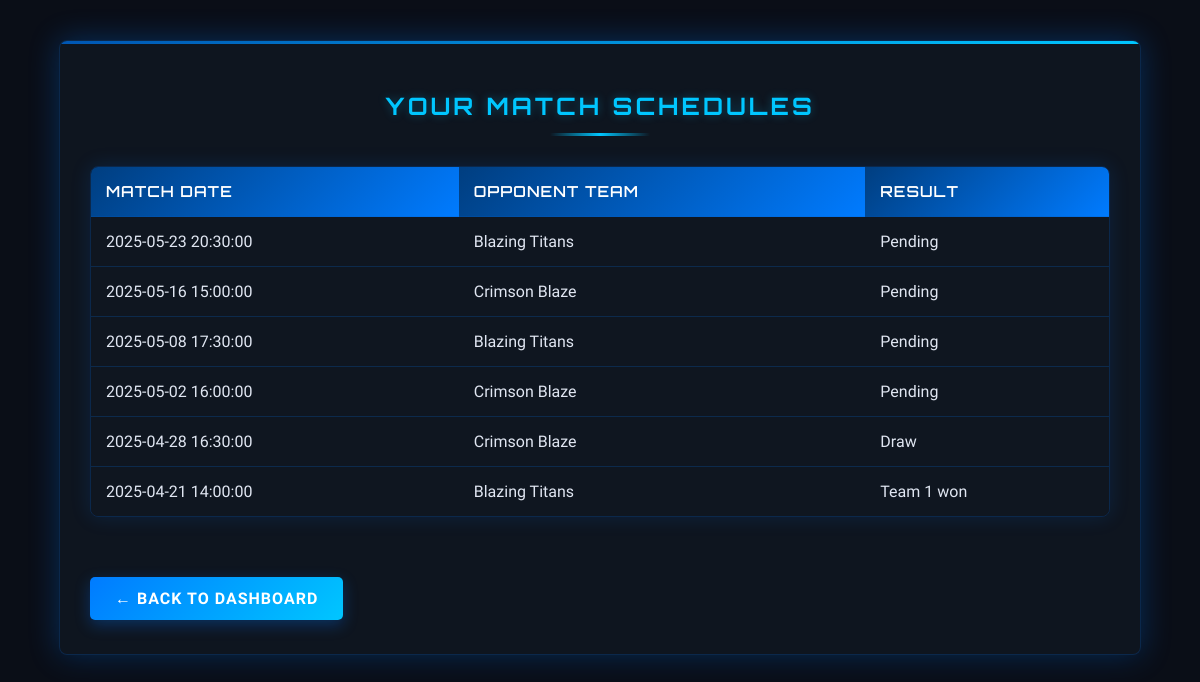
Screenshot of /esports-management/player/match_schedules.php (signed in) with the database file from the repository.
### tables this page shows
CREATE TABLE `gamematch` (
  `match_id` int(11) NOT NULL,
  `tournament_id` int(11) DEFAULT NULL,
  `team1_id` int(11) DEFAULT NULL,
  `team2_id` int(11) DEFAULT NULL,
  `match_date` datetime DEFAULT NULL,
  `result` varchar(50) DEFAULT NULL
);

CREATE TABLE `team` (
  `team_id` int(11) NOT NULL,
  `name` varchar(100) NOT NULL,
  `logo` varchar(255) DEFAULT NULL,
  `manager_id` int(11) DEFAULT NULL,
  `creation_date` date DEFAULT NULL
);

### esports-management/player/match_schedules.php (the view, shortened to what this page needs)
<?php
include '../db.php';
$user_id = $_SESSION['user_id'];
$sql = "
    SELECT p.team_id, t.name AS team_name
    FROM Player p
    JOIN Team t ON p.team_id = t.team_id
    WHERE p.user_id = ?
";
$stmt = $conn->prepare($sql);
$stmt->bind_param("i", $user_id);
$stmt->execute();
$result = $stmt->get_result();
$player_team = $result->fetch_assoc();
$matchSql = "
    SELECT gm.match_id, gm.match_date, t1.name AS team1, t2.name AS team2, gm.result
    FROM GameMatch gm
    JOIN Team t1 ON gm.team1_id = t1.team_id
    JOIN Team t2 ON gm.team2_id = t2.team_id
    WHERE gm.team1_id = ? OR gm.team2_id = ?
    ORDER BY gm.match_date DESC
";
$stmtMatch = $conn->prepare($matchSql);
$stmtMatch->bind_param("ii", $player_team['team_id'], $player_team['team_id']);
$stmtMatch->execute();
$matchResult = $stmtMatch->get_result();
?>
<!DOCTYPE html>
<html>
<head>
    <link rel="stylesheet" href="../css_player/match_schedules.css">
</head>
<body>
<div class="match-schedules-container">
    <h2>Your Match Schedules</h2>
    <?php if ($matchResult->num_rows > 0): ?>
        <table class="match-table">
            <thead>
                <tr>
                    <th>Match Date</th>
                    <th>Opponent Team</th>
                    <th>Result</th>
                </tr>
            </thead>
            <tbody>
                <?php while ($match = $matchResult->fetch_assoc()): ?>
                    <tr>
                        <td><?= htmlspecialchars($match['match_date']) ?></td>
                        <td>
                            <?php
                                if ($match['team1'] == $player_team['team_name']) {
                                    echo htmlspecialchars($match['team2']);
                                } else {
                                    echo htmlspecialchars($match['team1']);
                                }
                            ?>
                        </td>
                        <td><?= htmlspecialchars($match['result'] ?? 'N/A') ?></td>
                    </tr>
                <?php endwhile; ?>
            </tbody>
        </table>
    <?php else: ?>
        <p>No matches found for your team.</p>
    <?php endif; ?>
    <a href="../player_dashboard.php" class="button">← Back to Dashboard</a>
</div>
</body>
</html>

### esports-management/css_player/match_schedules.css (style rules this page uses)
body { font-family: 'Rajdhani', sans-serif; background-color: #0a0e17; background-image: linear-gradient(to bottom, rgba(10, 14, 23, 0.95), rgba(10, 14, 23, 0.9)), url('../assets/images/esports-arena-bg.jpg'); background-size: cover; background-attachment: fixed; margin: 0; padding: 0; color: #e0e6f2; min-height: 100vh; }
.match-schedules-container { width: 85%; max-width: 1200px; margin: 40px auto; padding: 30px; background-color: rgba(16, 23, 34, 0.85); border-radius: 8px; box-shadow: 0 0 30px rgba(0, 123, 255, 0.3), 0 10px 20px rgba(0, 0, 0, 0.2); border: 1px solid rgba(0, 123, 255, 0.2); position: relative; overflow: hidden; }
.match-schedules-container::before { content: ''; position: absolute; top: 0; left: 0; right: 0; height: 3px; background: linear-gradient(90deg, #0056b3, #00c6ff, #0056b3); background-size: 200% 100%; animation: gradientFlow 3s ease infinite; }
h2 { font-family: 'Orbitron', sans-serif; text-align: center; color: #00c6ff; margin-bottom: 30px; text-transform: uppercase; letter-spacing: 3px; font-weight: 700; text-shadow: 0 0 10px rgba(0, 198, 255, 0.3); position: relative; padding-bottom: 15px; }
h2::after { content: ''; position: absolute; bottom: 0; left: 50%; transform: translateX(-50%); width: 100px; height: 3px; background: linear-gradient(90deg, transparent, #00c6ff, transparent); }
.match-table { width: 100%; border-collapse: separate; border-spacing: 0; margin: 30px 0; border-radius: 8px; overflow: hidden; box-shadow: 0 0 20px rgba(0, 123, 255, 0.15); border: 1px solid rgba(0, 123, 255, 0.2); }
.match-table th, .match-table td { padding: 15px; text-align: left; border-bottom: 1px solid rgba(0, 123, 255, 0.2); }
.match-table th { background: linear-gradient(135deg, #003e80, #007bff); color: white; font-family: 'Orbitron', sans-serif; font-weight: 600; text-transform: uppercase; letter-spacing: 1px; font-size: 0.95rem; }
.match-table tr { transition: all 0.3s ease; background-color: rgba(16, 23, 34, 0.7); }
.match-table tr:last-child td { border-bottom: none; }
.button { display: inline-block; padding: 12px 25px; background: linear-gradient(135deg, #007bff, #00c6ff); color: white; text-decoration: none; border-radius: 5px; margin-top: 30px; font-family: 'Rajdhani', sans-serif; font-weight: 600; text-transform: uppercase; letter-spacing: 1px; transition: all 0.3s ease; border: none; box-shadow: 0 5px 15px rgba(0, 123, 255, 0.3); position: relative; overflow: hidden; }
.button::before { content: ''; position: absolute; top: 0; left: -100%; width: 100%; height: 100%; background: linear-gradient(90deg, transparent, rgba(255, 255, 255, 0.2), transparent); transition: all 0.6s ease; }

### rows the page displays
gamematch: match_date "2025-05-23 20:30:00", team1.name "Blazing Titans", result "Pending"
gamematch: match_date "2025-05-16 15:00:00", team1.name "Crimson Blaze", result "Pending"
gamematch: match_date "2025-05-08 17:30:00", team2.name "Blazing Titans", result "Pending"
gamematch: match_date "2025-05-02 16:00:00", team2.name "Crimson Blaze", result "Pending"
gamematch: match_date "2025-04-28 16:30:00", team2.name "Crimson Blaze", result "Draw"
gamematch: match_date "2025-04-21 14:00:00", team2.name "Blazing Titans", result "Team 1 won"
